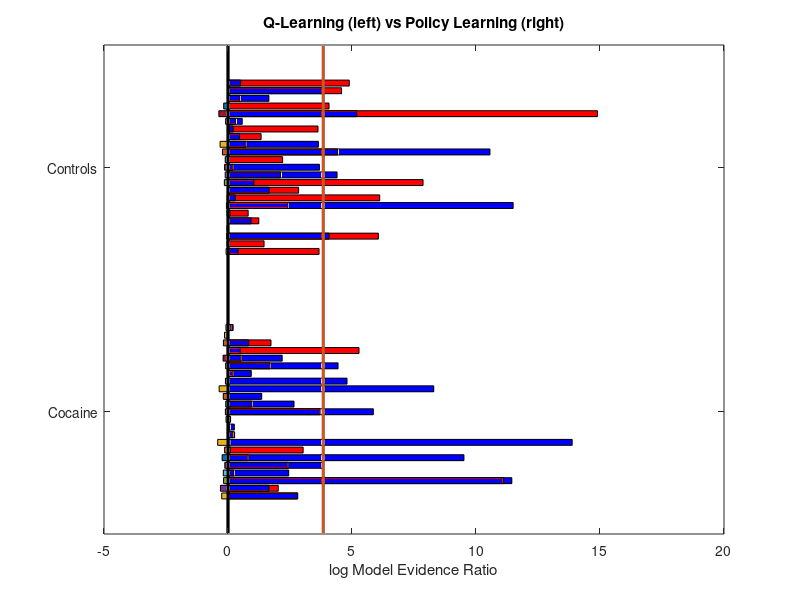

Reproduce this figure in MATLAB. (Note: this script raises an error after producing the figure.)
%for cocaine group all data
alpha=	[0.32	0.34	0.02	0.98	0.14	0.04	0.12	0.24	0.12	0.72	0.96	0.10	0.02		0.00	0.58	0.98	0.98	0.06	0.24	0.28	0.22	0.02	0.10]
beta= [1.49	1.61	1.77	1.01	2.93	2.59	2.75	0.79	2.07	2.07	1.07	1.23	1.23		0.01	0.63	0.49	0.53	2.99	1.91	2.31	2.11	2.99	2.99]

%comparing LLR in 2 model vs 3 model test
LLR_alpha3_vs_2param = [-2.807725106	-2.027355893	-11.10817085	-0.229646631	-2.431169312	-0.816438187	-3.030595225	-0.081672866	-0.200288742	-0.064859502	-0.104232721	-3.712785886	-0.961820336		-0.017677968	-0.009502609	0           -0.208851708	-1.693699473	-0.529394717	-5.282797327	-1.733321667	0       -0.125820873;		-3.671186704	-1.454692314	-6.065353489	0	-1.24200215	-0.814267031	-2.41470551	-6.117065475	-2.846076847	-7.86493008	-2.118698166	-0.208122148	-2.202022969	-4.415946039	-0.729054664	-1.33604125	-3.629086225	-0.303896097	-14.89682851	-4.074246211	-0.474378908		-4.577671564	-4.891538088];
LLR_alpha3_vs_2param=LLR_alpha3_vs_2param*-1
LLR_kappa3_vs_2param = [2.807725106	1.653144663	11.44400618	2.447620402	3.80118525	9.513419837	0.095915178	13.87910841	0.265407657	0.256097095	-0.009999572	5.862039259	2.661895447		1.359658811	8.2963725	4.798952918	0.940428676	4.43839817	2.186295493	0.489360847	0.833828759	-0.037016785	0.208176681;		0.403091526	-0.007232571	4.072828152	-0.039418158	0.930493141	0.074453289	11.49821973	0.294232866	1.658423727	1.043141639	4.39789125	3.688971851	-0.012346088	10.56234852	3.646511728	0.465048283	0.206465427	0.574976618	5.189980624	-0.025702747	1.649514493	 3.80562516	0.505492977];
x=[1,2];
barh(LLR_alpha3_vs_2param, 'r');
        title('Model 2 vs Model 3')
        xlabel('Likelihood Ratio Test (d)');
        yticklabels({'Cocaine', 'Controls'});
        hold on;
        x1=3.84;
        y1=get(gca,'ylim');
        plot([x1 x1],y1);
        set(findall(gca, 'Type', 'Line'),'LineWidth',2);
        
barh(LLR_kappa3_vs_2param, 'b');
        title('Model 2 vs Model 4')
        xlabel('Likelihood Ratio Test (d)');
        yticklabels({'Cocaine', 'Controls'});
        hold on;
        x1=3.84;
        y1=get(gca,'ylim');
        plot([x1 x1],y1);
        set(findall(gca, 'Type', 'Line'),'LineWidth',2);
        
pvalues_d=1-chi2cdf(LLR_alpha3_vs_2param,1)
        
Evidence_based_vs_free=[-0.253882558	-0.303467378	-0.178916623	-0.189569496	-0.130353313	-0.236465403	-0.137299083	-0.416382301	0.015050341     0.061520375     -0.078979584	-0.105868326	-0.091922698		-0.190875788	-0.357166417	-0.10309863	-0.017432435	-0.096454741	-0.198443784	-0.024287324	-0.186233863	-0.141177907	-0.083149586;	-0.076930409	-0.040497343	-0.053028535	-0.007146895	0.023068676	-0.037781375	-0.063210626	-0.036012795	0.008835382	-0.14698527	-0.113177689	-0.139998829	-0.112381386	-0.223346844	-0.318882916	-0.015968514	0.058573633	-0.096220397	-0.370319818	-0.175128981	-0.011122101		0.023011296	0.009611614]
barh(Evidence_based_vs_free);
        title('Q-Learning (left) vs Policy Learning (right)')
        xlabel('log Model Evidence Ratio');
        yticklabels({'Cocaine', 'Controls'});
        



%https://uk.mathworks.com/help/matlab/ref/errorbar.html
ma=mean(alpha)
mb=mean(beta)
sa=std(alpha)/sqrt(23)
sb=std(beta)/sqrt(23)
errorbar(ma, mb,yneg,ypos,xneg,xpos,'o')
yneg=sb
ypos=sb
xneg=sa
xpos=sa
xlim manual
ylim([0 3]);
xlim([0 1]);
PDF_mat_HE=zeros(length(PDF),0);
subject_list_HE=[5	22	1	16	23	18	3	6	4	8	13	15];
for subject=subject_list_HE;
    subject_mat=(PDF_all{subject})';
    PDF_mat_HE=horzcat(PDF_mat_HE, subject_mat);
end;
subject_list_LE=[2	9	7	11	19	10	24	12	21	17	20];

PDF_mat_LE=zeros(length(PDF),0);
for subject=subject_list_LE;
    subject_mat=(PDF_all{subject})';
    PDF_mat_LE=horzcat(PDF_mat_LE, subject_mat);
end;

for i=1:length(PDF);
    mean_PDF_HE(i)=mean(PDF_mat_HE(i, :));
end
mean_PDF_HE=mean_PDF_HE';
for i=1:length(PDF);
    mean_PDF_LE(i)=mean(PDF_mat_LE(i, :));
end
mean_PDF_LE=mean_PDF_LE';

mean_PDF_HE=mean_PDF_HE+2;

cline(index(:,2), index(:,3), mean_PDF_LE, mean_PDF_HE);
upperl=max(mean_PDF_LE)+3;
lowerl=max(mean_PDF_LE)-5;
zlim([lowerl upperl]);
        xlabel('beta');
        ylabel('kappa');
        zlabel('log(P(D|M,theta)');
hold on
cline(index(:,2), index(:,3), mean_PDF_HE, 'b');



plot3(index(:,2), index(:,3), mean_PDF_LE);
upperl=max(mean_PDF_LE)+3;
lowerl=max(mean_PDF_LE)-5;
zlim([lowerl upperl]);
        xlabel('beta');
        ylabel('kappa');
        zlabel('log(P(D|M,theta)');
hold on
plot3(index(:,2), index(:,3), mean_PDF_HE);





mean_HE_Reshaped=reshape(mean_PDF_HE,[50, 63, 26]);
surf(k, j, mean_HE_Reshaped(:,:,1))
